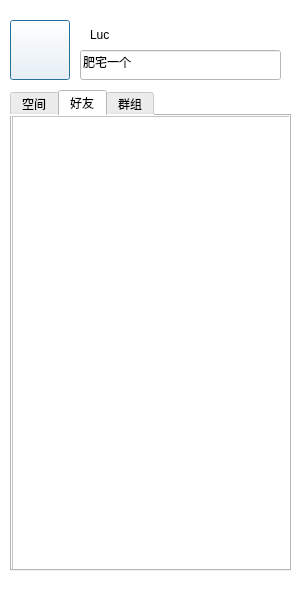
<?xml version="1.0" encoding="UTF-8"?>
<ui version="4.0">
 <class>MyChatDialog</class>
 <widget class="QDialog" name="MyChatDialog">
  <property name="geometry">
   <rect>
    <x>0</x>
    <y>0</y>
    <width>300</width>
    <height>600</height>
   </rect>
  </property>
  <property name="minimumSize">
   <size>
    <width>300</width>
    <height>600</height>
   </size>
  </property>
  <property name="maximumSize">
   <size>
    <width>300</width>
    <height>600</height>
   </size>
  </property>
  <property name="windowTitle">
   <string>MyChatDialog</string>
  </property>
  <property name="styleSheet">
   <string notr="true">background-color: rgb(255, 255, 255);</string>
  </property>
  <widget class="QLabel" name="lb_name">
   <property name="geometry">
    <rect>
     <x>90</x>
     <y>20</y>
     <width>118</width>
     <height>30</height>
    </rect>
   </property>
   <property name="styleSheet">
    <string notr="true">frame
{
alternate-background-color: rgb(255, 255, 255);
}</string>
   </property>
   <property name="text">
    <string>Luc</string>
   </property>
  </widget>
  <widget class="QPushButton" name="pb_icon">
   <property name="geometry">
    <rect>
     <x>10</x>
     <y>20</y>
     <width>60</width>
     <height>60</height>
    </rect>
   </property>
   <property name="text">
    <string/>
   </property>
   <property name="icon">
    <iconset resource="resource.qrc">
     <normaloff>:/tx/5.png</normaloff>:/tx/5.png</iconset>
   </property>
   <property name="iconSize">
    <size>
     <width>60</width>
     <height>60</height>
    </size>
   </property>
  </widget>
  <widget class="QLineEdit" name="le_feeling">
   <property name="geometry">
    <rect>
     <x>80</x>
     <y>50</y>
     <width>201</width>
     <height>30</height>
    </rect>
   </property>
   <property name="styleSheet">
    <string notr="true">frame{
background-color: rgb(255, 255, 255);
}</string>
   </property>
   <property name="text">
    <string>肥宅一个</string>
   </property>
  </widget>
  <widget class="QTabWidget" name="tabWidget">
   <property name="geometry">
    <rect>
     <x>10</x>
     <y>90</y>
     <width>281</width>
     <height>481</height>
    </rect>
   </property>
   <property name="minimumSize">
    <size>
     <width>0</width>
     <height>0</height>
    </size>
   </property>
   <property name="maximumSize">
    <size>
     <width>300</width>
     <height>600</height>
    </size>
   </property>
   <property name="styleSheet">
    <string notr="true"/>
   </property>
   <property name="currentIndex">
    <number>1</number>
   </property>
   <widget class="QWidget" name="page_space">
    <property name="styleSheet">
     <string notr="true"/>
    </property>
    <attribute name="title">
     <string>空间</string>
    </attribute>
   </widget>
   <widget class="QWidget" name="page_friend">
    <property name="styleSheet">
     <string notr="true"/>
    </property>
    <attribute name="title">
     <string>好友</string>
    </attribute>
    <widget class="QScrollArea" name="scrollArea">
     <property name="geometry">
      <rect>
       <x>0</x>
       <y>0</y>
       <width>281</width>
       <height>461</height>
      </rect>
     </property>
     <property name="styleSheet">
      <string notr="true"/>
     </property>
     <property name="widgetResizable">
      <bool>true</bool>
     </property>
     <widget class="QWidget" name="scrollAreaWidgetContents">
      <property name="geometry">
       <rect>
        <x>0</x>
        <y>0</y>
        <width>279</width>
        <height>459</height>
       </rect>
      </property>
      <layout class="QVBoxLayout" name="verticalLayout">
       <property name="leftMargin">
        <number>0</number>
       </property>
       <property name="topMargin">
        <number>3</number>
       </property>
       <property name="rightMargin">
        <number>0</number>
       </property>
       <property name="bottomMargin">
        <number>3</number>
       </property>
       <item>
        <widget class="QWidget" name="wdg_list" native="true">
         <property name="styleSheet">
          <string notr="true"/>
         </property>
        </widget>
       </item>
      </layout>
     </widget>
    </widget>
   </widget>
   <widget class="QWidget" name="page_group">
    <property name="styleSheet">
     <string notr="true"/>
    </property>
    <attribute name="title">
     <string>群组</string>
    </attribute>
   </widget>
  </widget>
  <widget class="QPushButton" name="pb_menu">
   <property name="geometry">
    <rect>
     <x>10</x>
     <y>570</y>
     <width>30</width>
     <height>30</height>
    </rect>
   </property>
   <property name="styleSheet">
    <string notr="true">background-color: rgb(255, 255, 255);</string>
   </property>
   <property name="text">
    <string/>
   </property>
   <property name="icon">
    <iconset resource="resource.qrc">
     <normaloff>:/images/ic_sysmen.png</normaloff>:/images/ic_sysmen.png</iconset>
   </property>
   <property name="iconSize">
    <size>
     <width>50</width>
     <height>50</height>
    </size>
   </property>
   <property name="flat">
    <bool>true</bool>
   </property>
  </widget>
  <widget class="QPushButton" name="pushButton_3">
   <property name="geometry">
    <rect>
     <x>180</x>
     <y>570</y>
     <width>30</width>
     <height>30</height>
    </rect>
   </property>
   <property name="styleSheet">
    <string notr="true">background: transparent;</string>
   </property>
   <property name="text">
    <string/>
   </property>
   <property name="icon">
    <iconset resource="resource.qrc">
     <normaloff>:/images/01.png</normaloff>:/images/01.png</iconset>
   </property>
   <property name="iconSize">
    <size>
     <width>26</width>
     <height>26</height>
    </size>
   </property>
   <property name="flat">
    <bool>true</bool>
   </property>
  </widget>
  <widget class="QPushButton" name="pb_tool4">
   <property name="geometry">
    <rect>
     <x>220</x>
     <y>570</y>
     <width>30</width>
     <height>30</height>
    </rect>
   </property>
   <property name="styleSheet">
    <string notr="true">background: transparent;</string>
   </property>
   <property name="text">
    <string/>
   </property>
   <property name="icon">
    <iconset resource="resource.qrc">
     <normaloff>:/images/3.png</normaloff>:/images/3.png</iconset>
   </property>
   <property name="iconSize">
    <size>
     <width>26</width>
     <height>26</height>
    </size>
   </property>
   <property name="flat">
    <bool>true</bool>
   </property>
  </widget>
  <widget class="QPushButton" name="pb_tool5">
   <property name="geometry">
    <rect>
     <x>260</x>
     <y>570</y>
     <width>30</width>
     <height>30</height>
    </rect>
   </property>
   <property name="styleSheet">
    <string notr="true">background: transparent;</string>
   </property>
   <property name="text">
    <string/>
   </property>
   <property name="icon">
    <iconset resource="resource.qrc">
     <normaloff>:/images/2.jpg</normaloff>:/images/2.jpg</iconset>
   </property>
   <property name="iconSize">
    <size>
     <width>50</width>
     <height>50</height>
    </size>
   </property>
   <property name="flat">
    <bool>true</bool>
   </property>
  </widget>
  <widget class="QPushButton" name="pb_tool1">
   <property name="geometry">
    <rect>
     <x>140</x>
     <y>570</y>
     <width>30</width>
     <height>30</height>
    </rect>
   </property>
   <property name="minimumSize">
    <size>
     <width>30</width>
     <height>30</height>
    </size>
   </property>
   <property name="maximumSize">
    <size>
     <width>30</width>
     <height>30</height>
    </size>
   </property>
   <property name="styleSheet">
    <string notr="true">background: transparent;</string>
   </property>
   <property name="text">
    <string/>
   </property>
   <property name="icon">
    <iconset resource="resource.qrc">
     <normaloff>:/images/4.png</normaloff>:/images/4.png</iconset>
   </property>
   <property name="iconSize">
    <size>
     <width>24</width>
     <height>24</height>
    </size>
   </property>
   <property name="flat">
    <bool>true</bool>
   </property>
  </widget>
  <widget class="QPushButton" name="pb_tool2">
   <property name="geometry">
    <rect>
     <x>100</x>
     <y>570</y>
     <width>30</width>
     <height>30</height>
    </rect>
   </property>
   <property name="minimumSize">
    <size>
     <width>30</width>
     <height>30</height>
    </size>
   </property>
   <property name="maximumSize">
    <size>
     <width>30</width>
     <height>30</height>
    </size>
   </property>
   <property name="styleSheet">
    <string notr="true">background: transparent;</string>
   </property>
   <property name="text">
    <string/>
   </property>
   <property name="icon">
    <iconset resource="resource.qrc">
     <normaloff>:/images/groupChat 2.png</normaloff>:/images/groupChat 2.png</iconset>
   </property>
   <property name="iconSize">
    <size>
     <width>30</width>
     <height>30</height>
    </size>
   </property>
   <property name="flat">
    <bool>true</bool>
   </property>
  </widget>
 </widget>
 <layoutdefault spacing="6" margin="11"/>
 <resources>
  <include location="resource.qrc"/>
 </resources>
 <connections/>
</ui>
